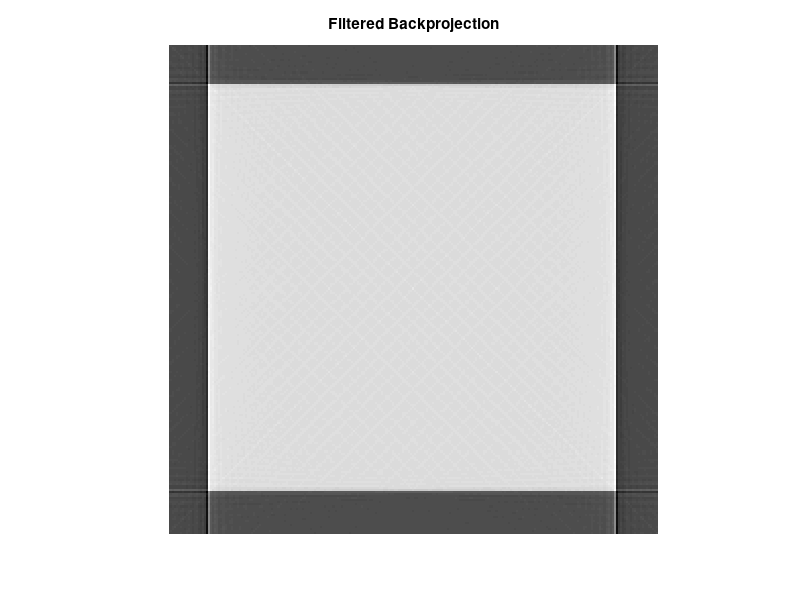

Reproduce this figure in MATLAB.
% define f(x,y)
f=zeros(239,239);
f(20:219, 20:219)=1;
% xray transform of f
theta=0:180;
[Xf,t]=radon(f,theta);
% backprojection of Xf
F=iradon(Xf,theta);
U=iradon(Xf,theta,'linear','none');
% original image
imshow(f);
title('Original Grayscale Image');
% x-ray transform
imagesc(theta,t,Xf);
title('Xf(\theta,t) the X-ray transform of f(x,y)');
xlabel('\theta [degrees]');
ylabel('t');
set(gca,'XTick',0:20:180);
colormap(hot);
colorbar;
% ufbp
imshow(U,[]);
title('Unfiltered Backprojection');
% fbp
imshow(F,[]);
title('Filtered Backprojection');